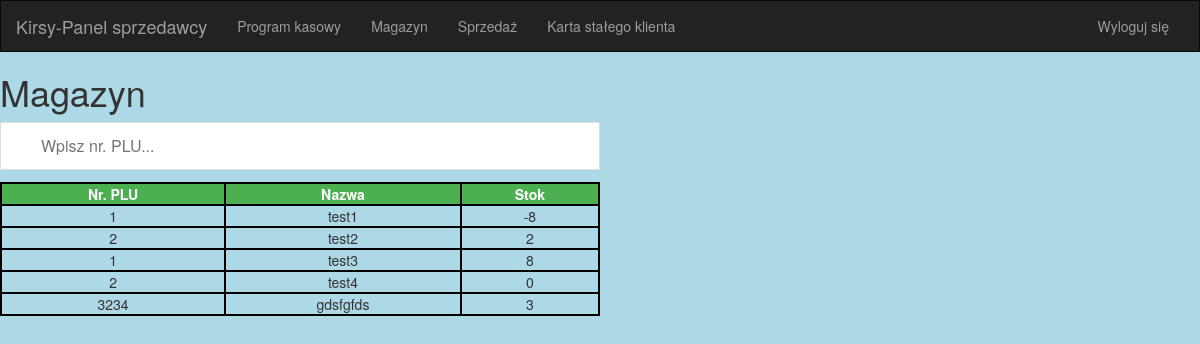
/kirsy/panelsprzedawcy/magazyn/ (signed in), run on the app's committed database.
### panel/models.py (models this page shows, shortened)
class Product(models.Model):
    VAT_CHOICES = (
        ('23', 23),
        ('8', 8),
        ('5', 5),
        ('0', 0),
    )
    STATUS_CHOICES = (
        ('AC', 'AC'),
        ('NC', 'NC'),
    )
    art_name = models.CharField('Nazwa artykułu: ', max_length=100)
    plu_num = models.IntegerField('Nr. PLU', default=0)
    sales_price_brutto = models.FloatField('CSB: ', null=True)
    sales_price_netto = models.FloatField('CSN: ', null=True)
    last_price = models.FloatField('Ostatnia cena sprzedaży: ', null=True)
    purchase_price_brutto = models.FloatField('CZB: ', null=True)
    purchase_price_netto = models.FloatField('CZN: ', null=True)
    vat_difference = models.FloatField('Różnica VAT: ', null=True)
    vat_value = models.CharField(choices=VAT_CHOICES, max_length=3, default=23)
    entry_date = models.DateField('Data wejścia: ')
    margin = models.FloatField('Marża: ', null=True)
    zloty_margin = models.FloatField('Marża PLN: ', null=True)
    stock = models.IntegerField('Stan: ', default=0)
    stock_cs_pln = models.FloatField('Stok CS PLN: ', null=True)
    stock_cz_pln = models.FloatField('Stok CZ PLN: ', null=True)
    decote = models.IntegerField('Dekot: ', default=0)
    product_status = models.CharField(choices=STATUS_CHOICES, default='AC', max_length=2)
    quantity_sold = models.IntegerField('Sprzedana ilość', default=0)
    temporary_quantity = models.IntegerField('Tymczasowa ilość', default=0)
    history = HistoricalRecords()
    owner = models.ForeignKey(Group, on_delete=models.CASCADE)
    owner_name = models.CharField('Nazwa grupy: ', max_length=255)
    price_raw_variance = models.FloatField(null=True)
    price_percentage_variance = models.FloatField(default=0.0)
    price_changes = models.IntegerField(default=0)
    class Meta:
        verbose_name = 'Produkt'
        verbose_name_plural = 'Produkty'
    """def update_price(self, price):
        if price != self.sales_price_brutto:
            self.last_price = self.sales_price_brutto
            self.sales_price_brutto = price
            if self.sales_price_brutto and self.last_price:
                self.price_raw_variance = self.sales_price_brutto - self.last_price
                if self.sales_price_brutto > 0 and self.last_price > 0:
                    if self.last_price < self.sales_price_brutto:
                        self.price_percentage_variance = self.last_price / self.sales_price_brutto
                        self.price_percentage_variance = 1.0 - self.price_percentage_variance
                    elif self.last_price > self.sales_price_brutto:
                        self.price_percentage_variance = self.sales_price_brutto / self.last_price
                        self.price_percentage_variance = self.price_percentage_variance - 1.0
                else:
                    self.price_percentage_variance = 0.0
            else:
                self.price_raw_variance = None
                self.price_percentage_variance = 0.0
            self.price_changes = self.price_changes.count()
            self.save()
            PriceHistory(product=self, price=price).save()"""
    def get_current_price_display(self):
        return format_currency(self.sales_price_brutto)
    get_current_price_display.allow_tags = True
    get_current_price_display.short_description = 'CSB: '
    csb = property(get_current_price_display)
    def get_vat_display(self):
        return format_vat(self.vat_value)
    get_vat_display.allow_tags = True
    get_vat_display.short_description = 'VAT: '
    vat_display = property(get_vat_display)
    def get_decote_display(self):
        decote_value = 0
        actual_date = datetime.today()
        actual_month = actual_date.month
        entry_month = self.entry_date.strftime('%m')
        entry_month = int(entry_month)
        if entry_month in decote_dict:
            entry_month = decote_dict[entry_month]
        if actual_month - entry_month <= 2:
            return decote_value
        elif actual_month - entry_month > 2:
            for i in range(actual_month - entry_month):
                decote_value += 10
        return decote_value
    """get_decote_display.allow_tags = True
    get_decote_display.short_description = 'Dekot: '
    decot = property(get_decote_display)"""

### panel/views.py (the view)
@login_required(login_url='/login')
def warehouse(request):
    try:
        stocks = Product.objects.only('plu_num', 'art_name', 'stock')
    except Product.DoesNotExist:
        raise Http404('Products can\'t be found!')
    return render(request, 'panel/seller_warehouse.html', {'stocks': stocks})

### panel/templates/panel/seller_warehouse.html (shortened to what this page needs)
{% extends 'panel/baseseller.html' %}
{% block content %}
<h1>Magazyn</h1>
<body>
    <input type="text" id="warehouseInput" onkeyup="warehouseFunction()" placeholder="Wpisz nr. PLU...">
    <table id="warehouseTable">
        <tr>
            <th>Nr. PLU</th>
            <th>Nazwa</th>
            <th>Stok</th>
        </tr>
        {% for field in stocks %}
            <tr>
                <td>{{ field.plu_num }}</td>
                <td>{{ field.art_name }}</td>
                <td>{{ field.stock }}</td>
            </tr>
        {% endfor %}
    </table>
</body>
{% endblock %}

### panel/static/panel/style.css (style rules this page uses)
table { border-collapse: collapse; border: 2px solid black; width: 50% }
th { border: 2px solid black; background-color: #4CAF50; color: white; text-align: center; }
td { border: 2px solid black; text-align: center; }
#warehouseInput { background-position: 10px 12px; background-repeat: no-repeat; width: 50%; font-size: 16px; padding: 12px 20px 12px 40px; border: 1px solid #ddd; margin-bottom: 12px; }
body { background: lightblue; }

### data on the page
Product: plu_num "1", art_name "test1", stock "-8"
Product: plu_num "2", art_name "test2", stock "2"
Product: plu_num "1", art_name "test3", stock "8"
Product: plu_num "2", art_name "test4", stock "0"
Product: plu_num "3234", art_name "gdsfgfds", stock "3"
